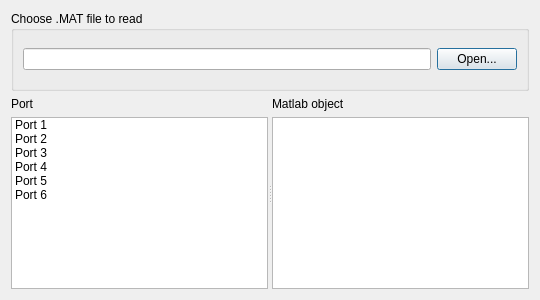
<?xml version="1.0" encoding="UTF-8"?>
<ui version="4.0">
 <class>ImportMatricesFromMatlab</class>
 <widget class="QDialog" name="ImportMatricesFromMatlab">
  <property name="geometry">
   <rect>
    <x>0</x>
    <y>0</y>
    <width>540</width>
    <height>300</height>
   </rect>
  </property>
  <property name="minimumSize">
   <size>
    <width>540</width>
    <height>300</height>
   </size>
  </property>
  <property name="windowTitle">
   <string>ImportFieldsFromMatlab</string>
  </property>
  <layout class="QVBoxLayout" name="verticalLayout_3">
   <item>
    <widget class="QGroupBox" name="groupBox">
     <property name="minimumSize">
      <size>
       <width>400</width>
       <height>80</height>
      </size>
     </property>
     <property name="title">
      <string>Choose .MAT file to read</string>
     </property>
     <layout class="QHBoxLayout" name="horizontalLayout">
      <item>
       <widget class="QLineEdit" name="fileNameLineEdit_">
        <property name="minimumSize">
         <size>
          <width>0</width>
          <height>22</height>
         </size>
        </property>
        <property name="dragEnabled">
         <bool>false</bool>
        </property>
        <property name="readOnly">
         <bool>false</bool>
        </property>
       </widget>
      </item>
      <item>
       <widget class="QPushButton" name="openFileButton_">
        <property name="text">
         <string>Open...</string>
        </property>
        <property name="checkable">
         <bool>false</bool>
        </property>
       </widget>
      </item>
     </layout>
    </widget>
   </item>
   <item>
    <widget class="QSplitter" name="splitter">
     <property name="orientation">
      <enum>Qt::Horizontal</enum>
     </property>
     <widget class="QWidget" name="layoutWidget">
      <layout class="QVBoxLayout" name="verticalLayout">
       <item>
        <widget class="QLabel" name="label">
         <property name="text">
          <string>Port</string>
         </property>
        </widget>
       </item>
       <item>
        <widget class="QListWidget" name="portListWidget_">
         <property name="spacing">
          <number>2</number>
         </property>
         <item>
          <property name="text">
           <string>Port 1</string>
          </property>
         </item>
         <item>
          <property name="text">
           <string>Port 2</string>
          </property>
         </item>
         <item>
          <property name="text">
           <string>Port 3</string>
          </property>
         </item>
         <item>
          <property name="text">
           <string>Port 4</string>
          </property>
         </item>
         <item>
          <property name="text">
           <string>Port 5</string>
          </property>
         </item>
         <item>
          <property name="text">
           <string>Port 6</string>
          </property>
         </item>
        </widget>
       </item>
      </layout>
     </widget>
     <widget class="QWidget" name="layoutWidget">
      <layout class="QVBoxLayout" name="verticalLayout_2">
       <item>
        <widget class="QLabel" name="label_2">
         <property name="text">
          <string>Matlab object</string>
         </property>
        </widget>
       </item>
       <item>
        <widget class="QListWidget" name="matlabObjectListWidget_"/>
       </item>
      </layout>
     </widget>
    </widget>
   </item>
  </layout>
 </widget>
 <resources/>
 <connections/>
</ui>
